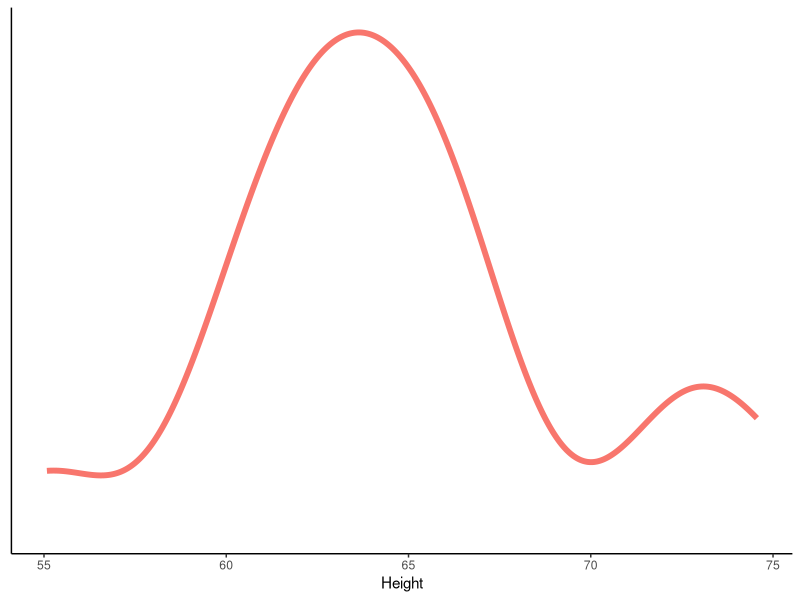
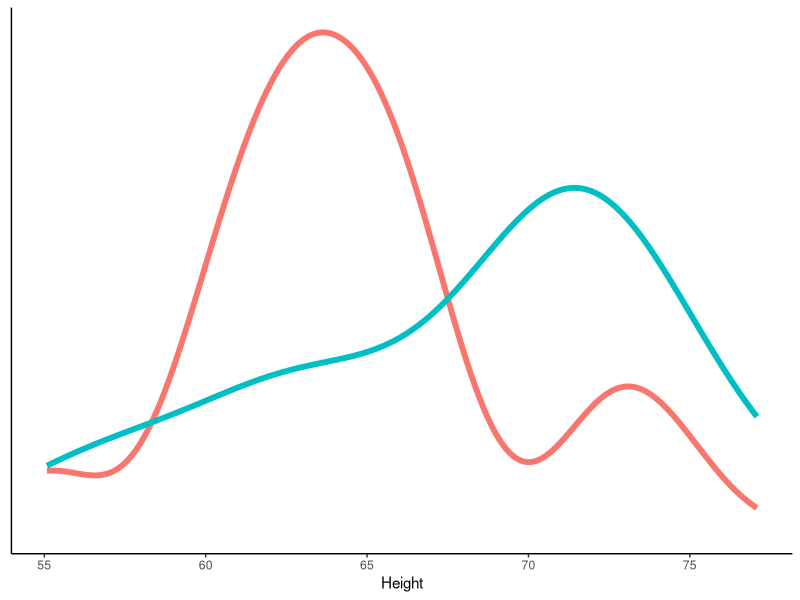
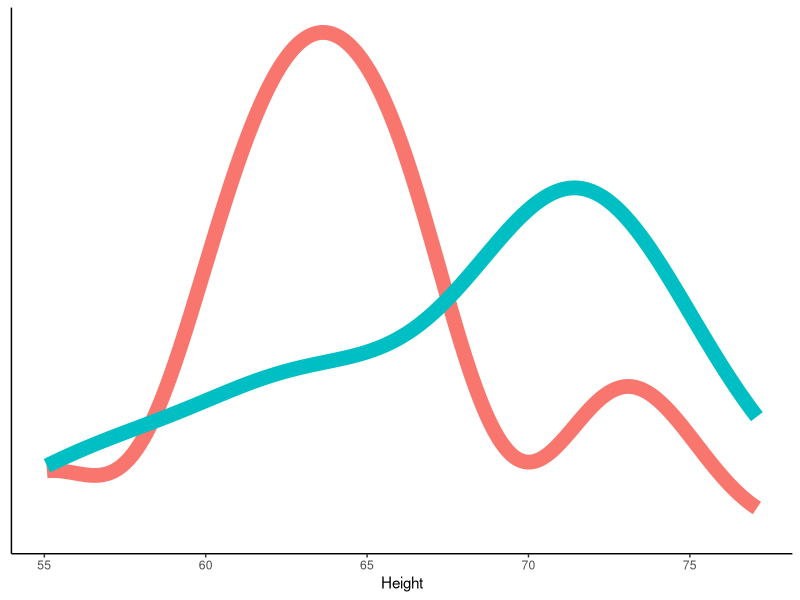
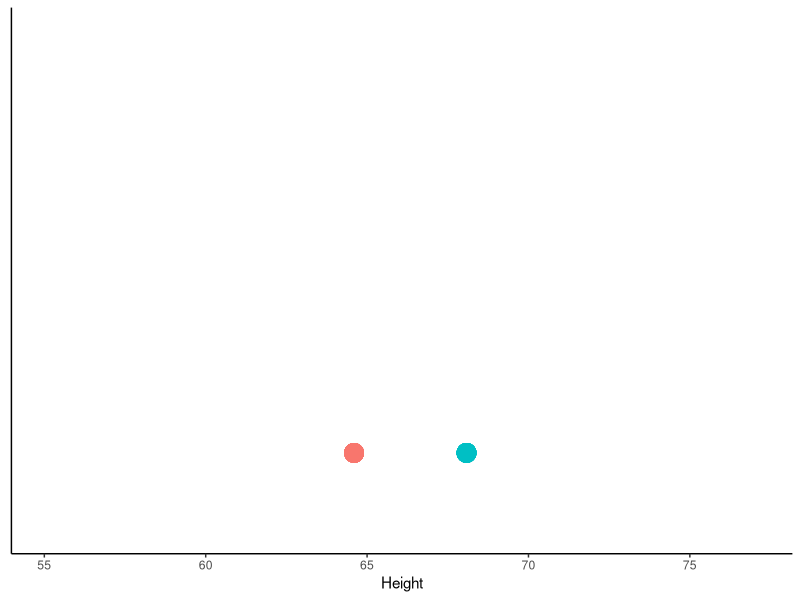
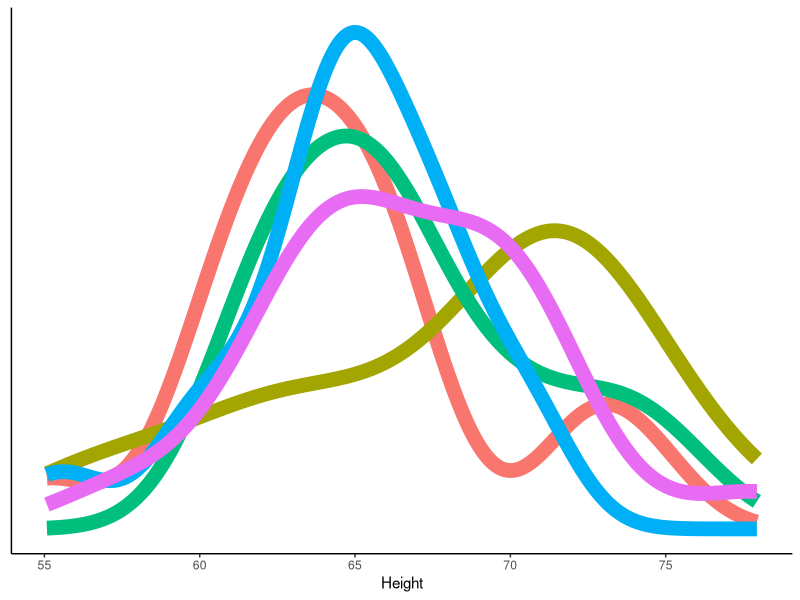
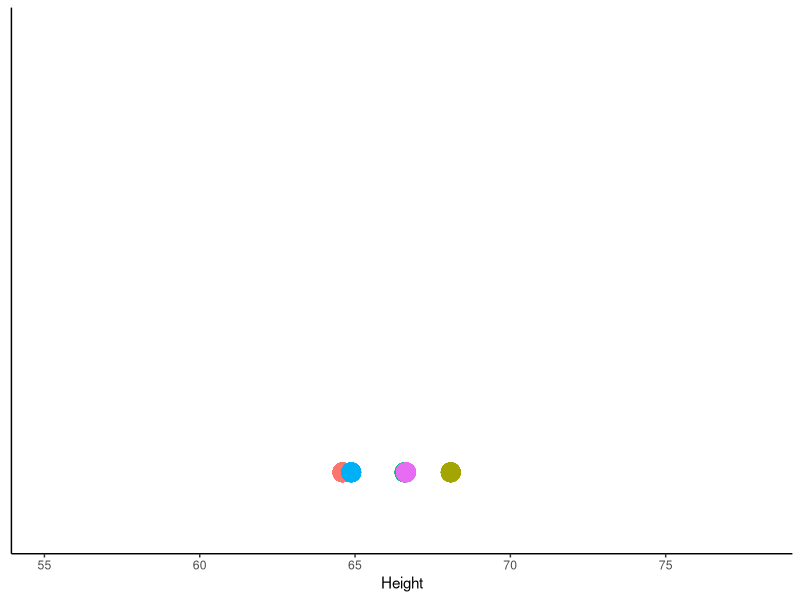

Source code (R) for these figures, in order:
## ---- chunk 1

library(tidyverse)
set.seed(5)
data <- tibble(Height=c(rnorm(mean=66, sd=5, n=20),rnorm(mean=66, sd=5, n=20)), Experiment=c(rep("1",times=20),rep("2",times=20)))

data_filtered <- data %>% filter(Experiment == "1")

## ---- chunk 2
ggplot(data_filtered, aes(x=Height, color=Experiment)) + geom_density(size=2) + theme_classic() + theme(axis.text.y = element_blank(), axis.ticks.y = element_blank(), axis.title.y = element_blank(), legend = element_blank(), legend.position = "none")
## ---- chunk 3

ggplot(data, aes(x=Height, color=Experiment)) + geom_density(size=2) + theme_classic() + theme(axis.text.y = element_blank(), axis.ticks.y = element_blank(), axis.title.y = element_blank(), legend = element_blank(), legend.position = "none")


## ---- chunk 4
#| fig-height: 10

ggplot(data, aes(x=Height, color=Experiment)) + geom_density(size=5) + theme_classic() + theme(axis.text.y = element_blank(), axis.ticks.y = element_blank(), axis.title.y = element_blank(), legend = element_blank(), legend.position = "none")


## ---- chunk 5
#| fig-height: 10

data <- data %>% group_by(Experiment) %>% mutate(Means=mean(Height), y=0.01)


ggplot(data, aes(x=Height, color=Experiment)) + geom_density(color="white") + geom_point(aes(x=Means, y=y), size=6) + theme_classic() + theme(axis.text.y = element_blank(), axis.ticks.y = element_blank(), axis.title.y = element_blank(),legend.position = "none")


## ---- chunk 6

more_data <- tibble(Height=c(rnorm(mean=66, sd=5, n=20), rnorm(mean=66, sd=5, n=20), rnorm(mean=66, sd=5, n=20)), Experiment=c(rep("3", times=20),rep("4", times=20),rep("5", times=20)))

data <- bind_rows(data, more_data)

data <- data %>% group_by(Experiment) %>% mutate(Means=mean(Height), y=0.01)


## ---- chunk 7
#| fig-height: 10

ggplot(data, aes(x=Height, color=Experiment)) + geom_density(size=5) + theme_classic() + theme(axis.text.y = element_blank(), axis.ticks.y = element_blank(), axis.title.y = element_blank(), legend = element_blank(), legend.position = "none")


## ---- chunk 8
#| fig-height: 10

data <- data %>% group_by(Experiment) %>% mutate(Means=mean(Height), y=0.01)


ggplot(data, aes(x=Height, color=Experiment)) + geom_density(color="white") + geom_point(aes(x=Means, y=y), size=6) + theme_classic() + theme(axis.text.y = element_blank(), axis.ticks.y = element_blank(), axis.title.y = element_blank(),legend.position = "none")
